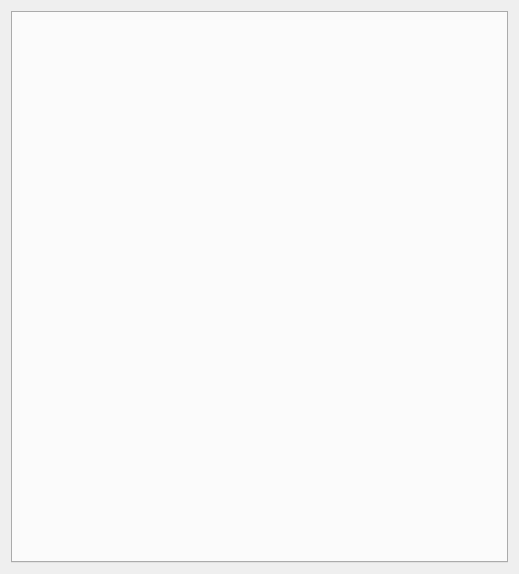
<?xml version="1.0" encoding="UTF-8"?>
<ui version="4.0">
 <class>Dialog</class>
 <widget class="QDialog" name="Dialog">
  <property name="geometry">
   <rect>
    <x>0</x>
    <y>0</y>
    <width>519</width>
    <height>574</height>
   </rect>
  </property>
  <property name="windowTitle">
   <string>Dialog</string>
  </property>
  <layout class="QVBoxLayout" name="verticalLayout_2">
   <item>
    <widget class="QTabWidget" name="tabWidget">
     <property name="currentIndex">
      <number>-1</number>
     </property>
    </widget>
   </item>
  </layout>
 </widget>
 <resources/>
 <connections/>
</ui>
